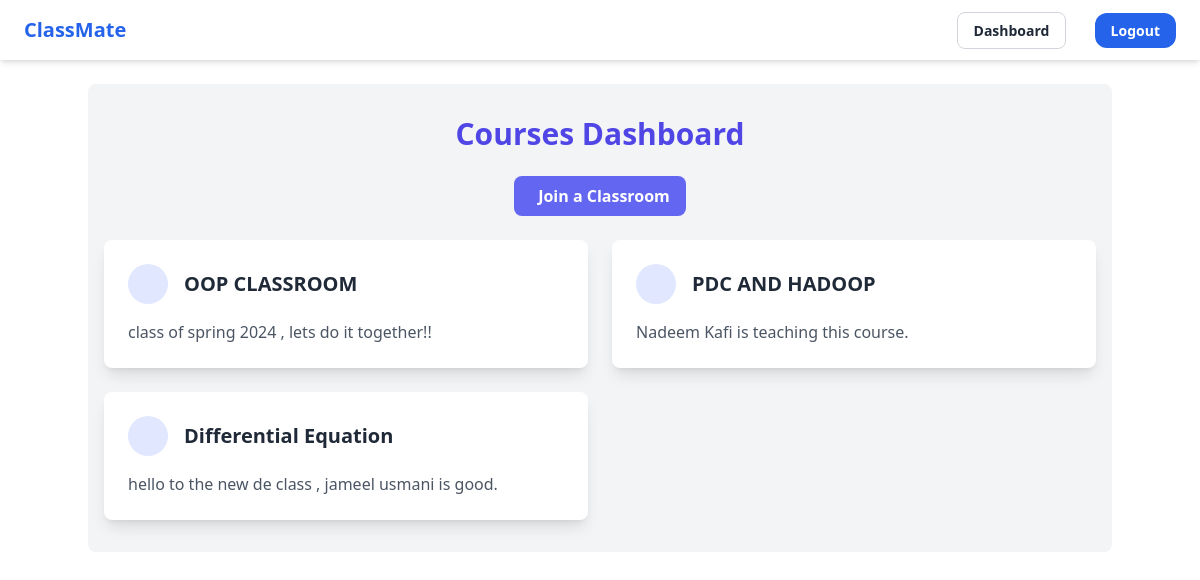
Screenshot of /classroom/ (signed in) with the database file from the repository.
### classroom/models.py (models this page shows, shortened)
class Enrollment(models.Model):
    user = models.ForeignKey(UserProfile, on_delete=models.CASCADE)
    classroom = models.ForeignKey(Classroom, on_delete=models.CASCADE)
    joined_at = models.DateTimeField(auto_now_add=True)

class Classroom(models.Model):
    instructor = models.ForeignKey(UserProfile, on_delete=models.CASCADE)
    title = models.CharField(max_length=255)
    description = models.TextField()
    code = models.CharField(max_length=20, unique=True)

### classroom/views.py (the view)
# urls.py: path('', views.list_courses, name='list_courses'),
@login_required
def list_courses(request):
    userprofile = request.user.profile
    enrolled_classes = Enrollment.objects.filter(user=userprofile)
    return render(request, 'classroom/list_courses.html', {'enrolled_classes': enrolled_classes})

### classroom/templates/classroom/list_courses.html (shortened to what this page needs)
{% extends 'core/base.html' %}
{% block content %}
<div class="container mx-auto px-4 py-8 bg-gray-100 rounded-lg">
    <h1 class="text-3xl font-bold text-indigo-600 mb-6 text-center">Courses Dashboard</h1>
    <button class="join-classroom-button bg-indigo-500 hover:bg-indigo-700 text-white font-bold py-2 px-4 rounded-lg mb-6 mx-auto block transition duration-300 ease-in-out">
         Join a Classroom
    </button>
    <div class="grid grid-cols-1 sm:grid-cols-2 xl:grid-cols-3 gap-6">
        {% for course in enrolled_classes %}
        <div class="bg-white rounded-lg shadow-lg overflow-hidden hover:shadow-xl transition-shadow duration-300 ease-in-out">
            <a href="{% url 'classroom:classroom_detail' course.classroom.id %}" class="block p-6 hover:bg-gray-50">
                <div class="flex items-center mb-4">
                    <div class="w-10 h-10 rounded-full bg-indigo-100 mr-4 flex items-center justify-center">
                    </div>
                    <h3 class="text-xl font-semibold text-gray-800">{{ course.classroom.title }}</h3>
                </div>
                <p class="text-gray-600">{{ course.classroom.description|truncatewords:20 }}</p>
            </a>
        </div>
        {% empty %}
        <p class="text-gray-600 col-span-full text-center">You are not enrolled in any courses yet.</p>
        {% endfor %}
    </div>
</div>
{% endblock %}

### rows the page displays
Enrollment: classroom "OOP CLASSROOM", classroom.description "class of spring 2024 , lets do it together!!"
Enrollment: classroom "PDC AND HADOOP", classroom.description "Nadeem Kafi is teaching this course."
Enrollment: classroom "Differential Equation", classroom.description "hello to the new de class , jameel usmani is good."
